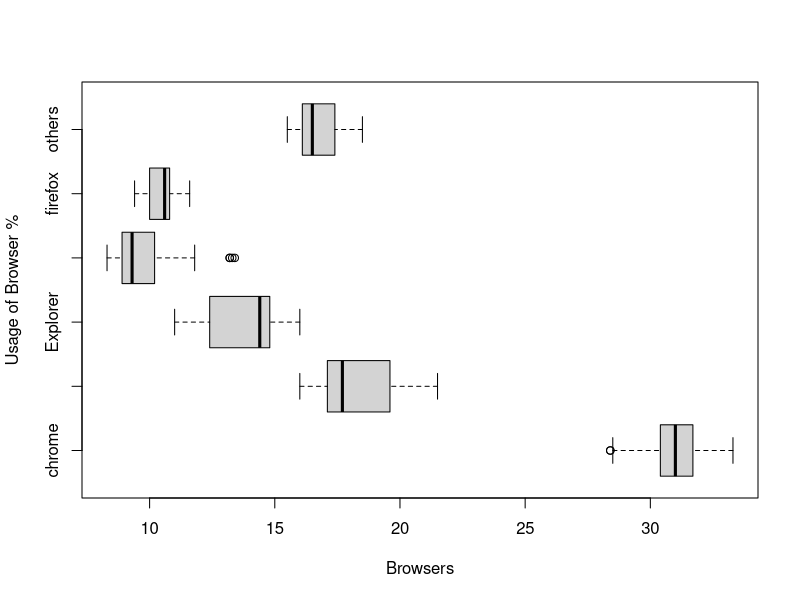
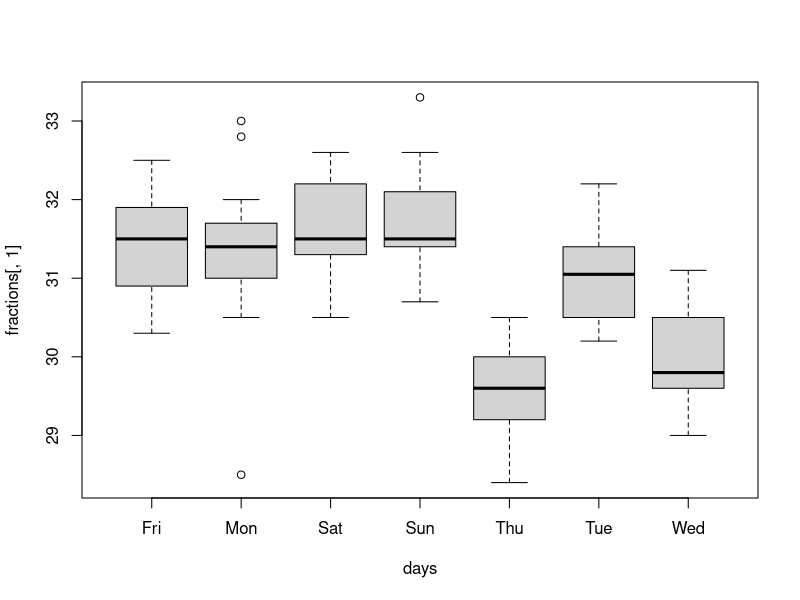
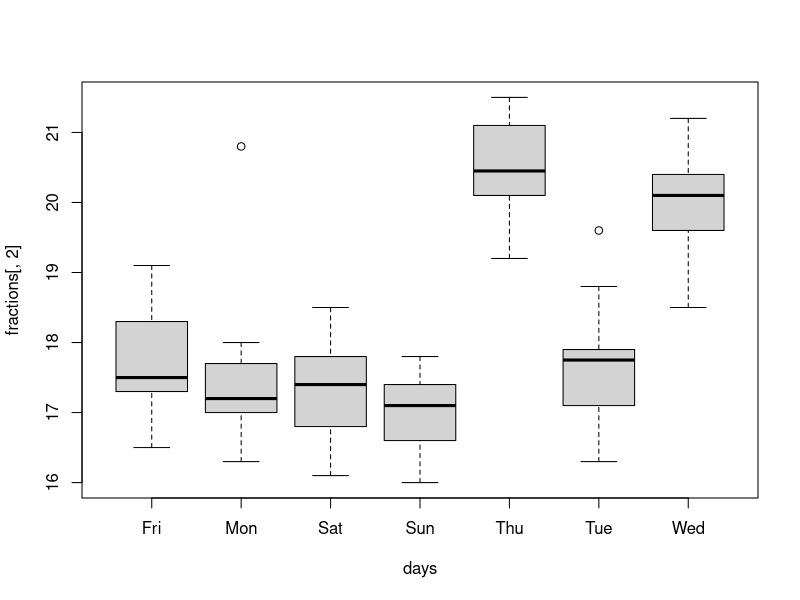
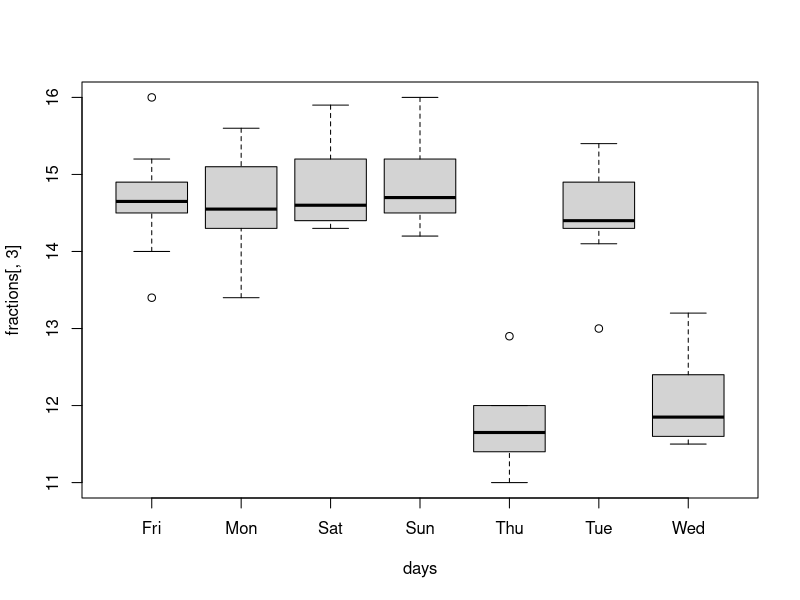
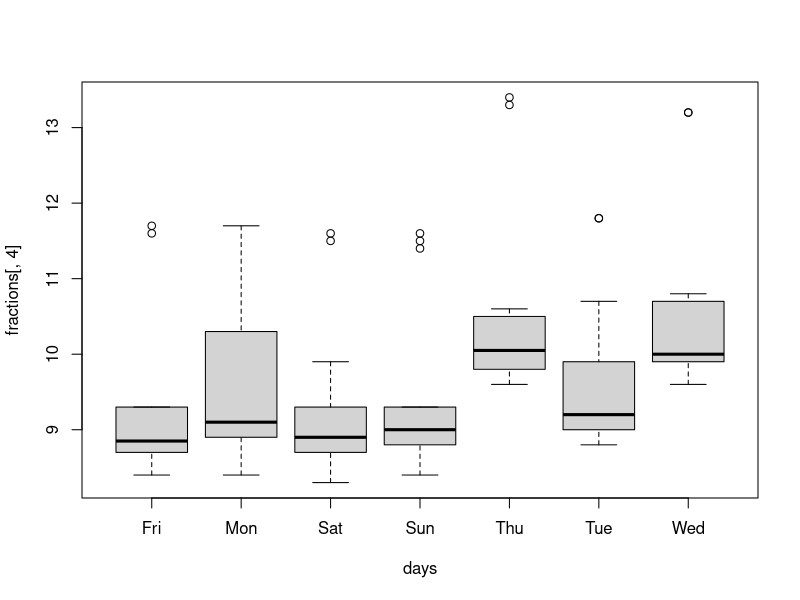
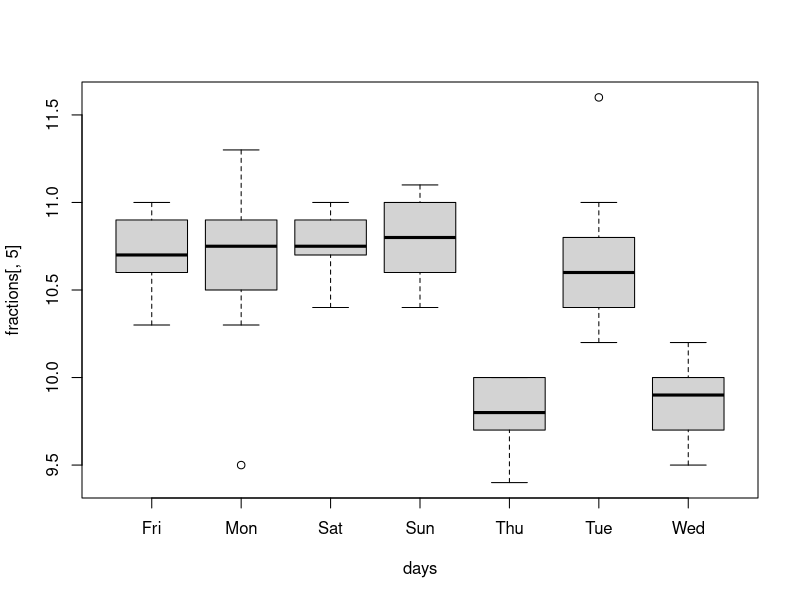
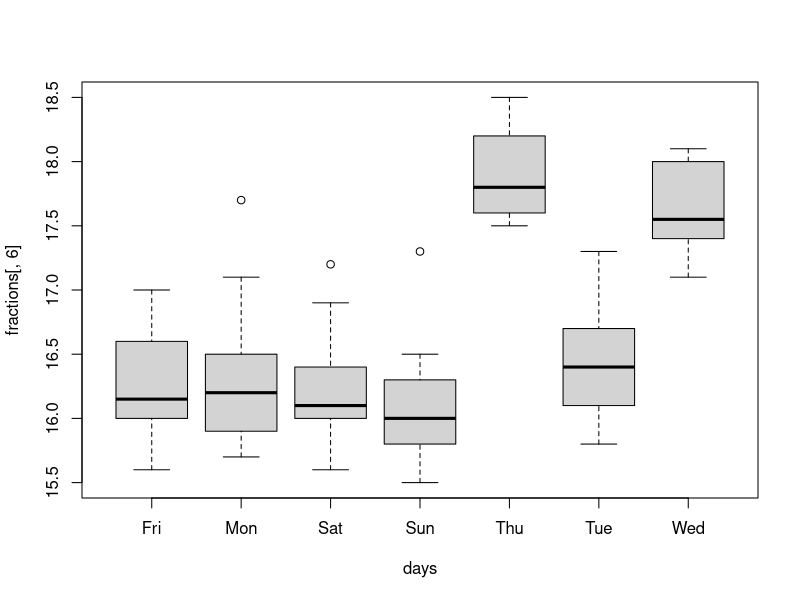
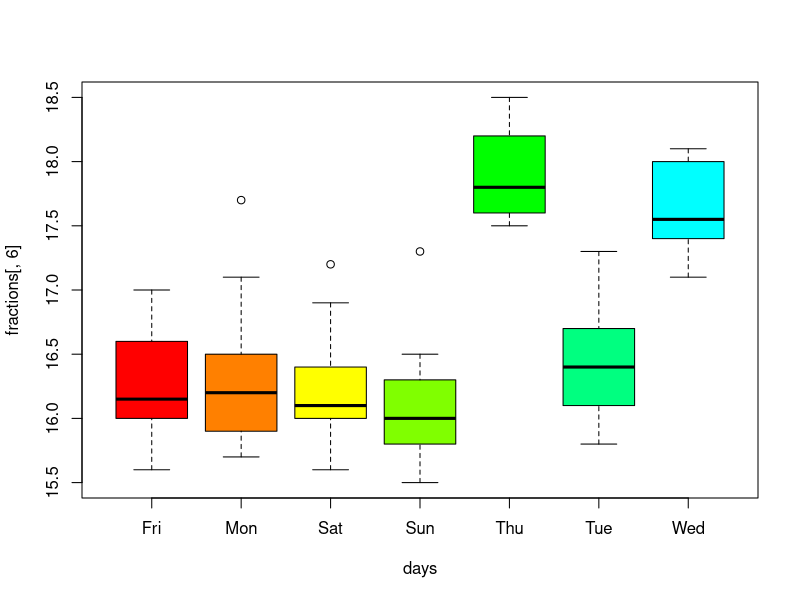

The R script that drew these images, in order: (Note: this script raises an error after producing the figures.)
#Browser.R,agaglo  17/04/15


setwd("C:/Users/User/Documents/Final-Year/Second-Semester/Data-Mining/Browser_Comparison")
browser = list.files()
#read in content of january dataset into variable month1
month1 = read.csv("Browsers_for_January_2015.csv",header=TRUE)
summary(month1)
str(month1)
#read in content of febuary dataset into variable month2
month2 = read.csv("Browsers_for_February_2015.csv",header=TRUE)
summary(month2)
#read in content of March dataset into variable month3
month3 = read.csv("Browsers_for_March_2015.csv",header=TRUE)
summary(month3)
#read in content of April dataset into variable month4
month4 = read.csv("Browsers_for_April_2015.csv",header=TRUE)
summary(month4)
#exploring different forms of plot sequence
allmonth= rbind(month1,month2,month3,month4)
allmonth
#drawing graphs to see the relationship between the different browsers.
boxplot(allmonth$Chrome,allmonth$Mobile.Safari,allmonth$Internet.Explorer,allmonth$Android.Webkit,allmonth$Firefox,allmonth$Others,names=c("chrome","Mob-saf","Explorer","Android","firefox","others"),horizontal=TRUE,xlab="Browsers",ylab="Usage of Browser %")
#to observe the browser used most frequently during weekdays
#the command below shows the different levels i have for my month based on these i can group the 
#weeks within the month; from sun through to saturday.
allmonth[,1]
weekdays = c("Thu","Fri","Sat","Sun","Mon","Tue","Wed")
dayno = 1:97
weekdayno = (dayno+3)%%7
#to get the total week of the month which is 7
weekdayno = weekdayno + 1
days = weekdays[weekdayno]
fractions = allmonth[,-1]
#with the command below i should be able to get a level of 7
#from mon through to sun
days = as.factor(days)
#now to do comparison on the browsers during the weekends
boxplot(fractions[,1] ~ days)  #for chrome
boxplot(fractions[,2] ~ days)  #for Mobile.Safari
boxplot(fractions[,3] ~ days)  #for Internet.Explorer
boxplot(fractions[,4] ~ days)  #for Android.Webkit
boxplot(fractions[,5] ~ days)  #for Firefox
boxplot(fractions[,6] ~ days)  #for Others
#boxplot(fractions[,6] ~ days,col = c("red","sienna","palevioletred1","royalblue2","blue",))
boxplot(fractions[,6] ~ days,col = rainbow(12))
#analysing the browser usage for two past years 2013 and 2014
year13 = read.csv("Browser_for_2013_Year.csv",header=TRUE)
year14 = read.csv("Browsers_for_2014_Year.csv",header=TRUE)
summary(year13)
year15 = read.csv("Browsers_for_2015_Year.csv",header=TRUE)
summary(year15)
#exploring the data usage on three time periods,in this case 2013,2014,2015
allyear = rbind(year13,year14,year15)
boxplot(allyear$Chrome,allmonth$Mobile.Safari,allmonth$Internet.Explorer,allmonth$Android.Webkit,allmonth$Firefox,allmonth$Others,names=c("chrome","Mob-saf","Explorer","Android","firefox","others"),horizontal=TRUE,xlab="Browsers",ylab="Usage of Browser %")
boxplot(allyear,col= rainbow(12))